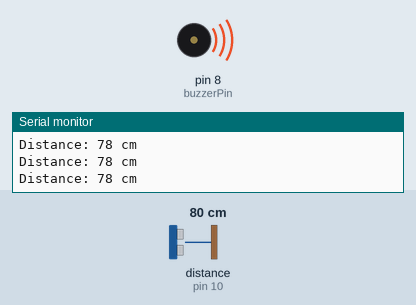
Recording of a sketch running on a simulated Arduino Uno, built with avr-gcc and run on an emulated ATmega328P. Shown: buzzer (waves = sounding, pin HIGH), the last lines printed to the serial monitor. Wiring (inferred from the names in the program): ultrasonic range finder: trigger pin 9; echo pin 10. Inputs (shaded band) come from the test bench; at power-on: distance to the obstacle (sensor on pin 10) 80 cm. The echo pulse lasts 58.3 µs per cm; pins used as bus, display or sensor lines are not drawn.

Above: at 1.3 s.
1.4 s: distance to the obstacle (sensor on pin 10) set to 198 cm
2.9 s: distance to the obstacle (sensor on pin 10) set to 206 cm
At 4.0 s:
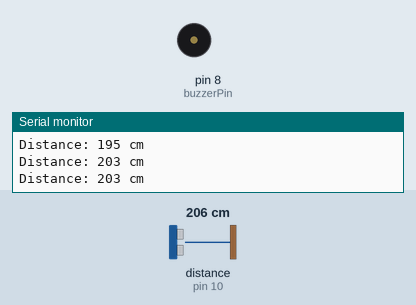
4.5 s: distance to the obstacle (sensor on pin 10) set to 2 cm
At 4.9 s:
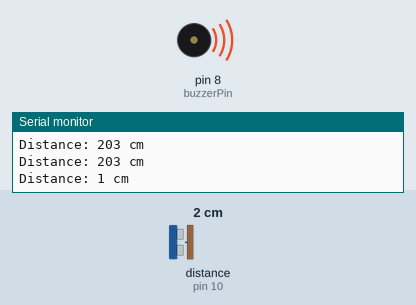
6.0 s: distance to the obstacle (sensor on pin 10) set to 250 cm
At 6.6 s:
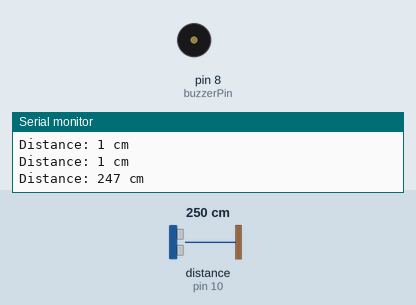
Timing chart, 0 to 8.6 s (numbered marks = the images above; inputs shaded):
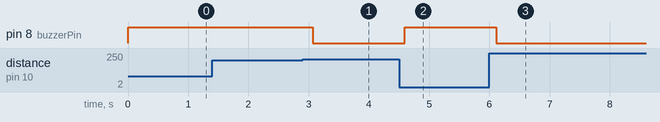

Measured:
- the behaviour switches between 202 and 203 cm on distance to the obstacle (sensor on pin 10) (found by bisection; images 0 and 1)
- after the input at 2.9 s, pin 8 (buzzerPin): HIGH → LOW after 0.17 s
- after the input at 4.5 s, pin 8 (buzzerPin): LOW → HIGH after 0.09 s
- after the input at 6.0 s, pin 8 (buzzerPin): HIGH → LOW after 0.11 s

The sketch:

buzzerforp.ino
```cpp
const int trigPin = 9;   // Trig pin of ultrasonic sensor
const int echoPin = 10;  // Echo pin of ultrasonic sensor
const int buzzerPin = 8; // Pin for buzzer

long duration;
int distance;
const int threshold = 200; // Threshold distance in cm

void setup() {
  pinMode(trigPin, OUTPUT);  // Set the trigPin as an output
  pinMode(echoPin, INPUT);   // Set the echoPin as an input
  pinMode(buzzerPin, OUTPUT); // Set the buzzerPin as an output

  Serial.begin(9600); // Start serial communication at 9600 baud
}

void loop() {
  // Clear the trigPin
  digitalWrite(trigPin, LOW);
  delayMicroseconds(2);

  // Set the trigPin HIGH for 10 microseconds
  digitalWrite(trigPin, HIGH);
  delayMicroseconds(10);
  digitalWrite(trigPin, LOW);

  // Read the echoPin, returns the sound wave travel time in microseconds
  duration = pulseIn(echoPin, HIGH);

  // Calculate the distance
  distance = duration * 0.034 / 2; // Speed of sound wave divided by 2 (go and back)

  // Print the distance to the Serial Monitor
  Serial.print("Distance: ");
  Serial.print(distance);
  Serial.println(" cm");

  // If distance is less than the threshold, sound the buzzer
  if (distance < threshold) {
    digitalWrite(buzzerPin, HIGH);
  } else {
    digitalWrite(buzzerPin, LOW);
  }

  delay(500); // Wait for half a second before the next measurement
}
```
